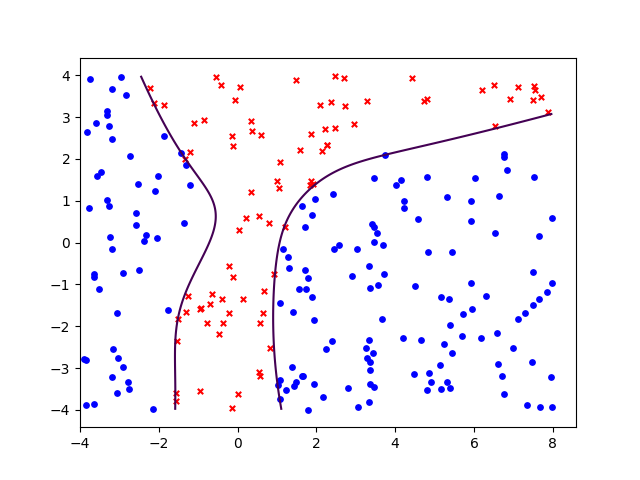

Write Python code to recreate this figure.
import numpy as np
import matplotlib.pyplot as plt
# 读取数据
X = [[float(a) for a in x.split()] for x in open('task3_x.dat').readlines()]
Y = [float(x) for x in open('task3_y.dat').readlines()]
# 生成矩阵
x_matrix = []
for x1, x2 in X:
    x_matrix.append((1, x1, x2, x1*x2, x1**2, x2**2, x1*x2**2, x2*x1**2,x1**3, x2**3, x1*x2**3, x2*x1**3, \
                     (x1**2)*(x2**2), x1**4, x2**4))
x_matrix = np.mat(x_matrix)
y_matrix = np.mat(Y).T
# 分类绘图
positive_x = []
negative_x = []
for x, y in zip(X, Y):
    if y > 0.5:
        positive_x.append(x)
    else:
        negative_x.append(x)
positive_x = np.array(positive_x)
negative_x = np.array(negative_x)
plt.scatter(positive_x[:, 0], positive_x[:, 1], c='b', marker='o', s=15)
plt.scatter(negative_x[:, 0], negative_x[:, 1], c='r', marker='x', s=15)
print(np.shape(x_matrix))
# 计算theta
theta = np.ones((15, 1))
alpha = 0.01
for i in range(50000):
    E = 1.0/(1.0 + np.exp(-x_matrix*theta)) - y_matrix
    theta = theta - alpha * x_matrix.T * E
# 绘制决策边界
a = np.arange(-4, 8, .01)
b = np.arange(-4, 4, .01)
a, b = np.meshgrid(a, b)
f = theta[0, 0] + theta[1, 0]*a + theta[2, 0]*b + theta[3, 0]*a*b + theta[4, 0]*a**2 + theta[5, 0]*b**2 + theta[6, 0]*a*b**2 + \
    theta[7, 0]*b*a**2 + theta[8, 0]*a**3 + theta[9, 0]*b**3 + theta[10, 0]*a*b**3 + theta[11, 0]*b*a**3 + theta[12, 0]*(a**2)*(b**2) + \
    theta[13, 0]*a**4 + theta[14, 0]*b**4
plt.contour(a, b, f, 0)
plt.show()
